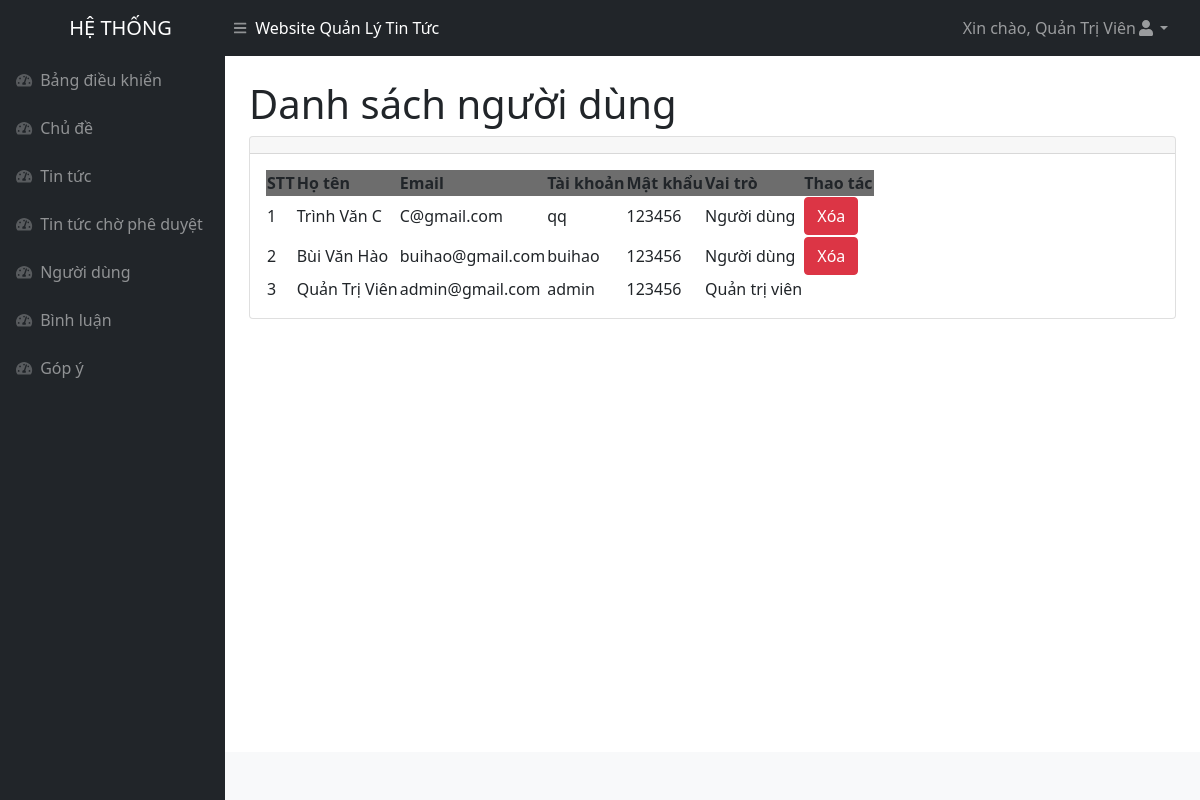
/admin/nguoidung.php (signed in), run on the app's committed database.
### tables this page shows
CREATE TABLE `nguoidung` (
  `id` int(11) NOT NULL,
  `hoten` varchar(250) NOT NULL,
  `email` varchar(250) NOT NULL,
  `taikhoan` varchar(255) NOT NULL,
  `matkhau` varchar(255) NOT NULL,
  `vaitro` int(11) NOT NULL
);

### admin/nguoidung.php (the view, shortened to what this page needs)
<!DOCTYPE html>
<html lang="en">
<head>
<?php include('inc/head.php')?>
</head>
<body class="sb-nav-fixed">
<?php include('inc/header.php')?>
    <div id="layoutSidenav">
    <?php include('inc/menu.php')?>
        <div id="layoutSidenav_content">
            <main>
                <div class="container-fluid px-4">
                    <h1 class="mt-4">Danh sách người dùng</h1>
                    <div class="card mb-4">
                        <div class="card-header">
                        </div>
                        <div class="card-body">
                            <table id="datatablesSimple">
                                <thead>
                                <tr style="background-color : #6D6D6D">
                                        <th>STT</th>
                                        <th>Họ tên</th>
                                        <th>Email</th>
                                        <th>Tài khoản</th>
                                        <th>Mật khẩu</th>
                                        <th>Vai trò</th>
                                        <th>Thao tác</th>
                                    </tr>
                                </thead>
                                <tbody>
                                <?php
                                    $query = "SELECT *
                                    FROM nguoidung
                                    ORDER BY id DESC";
                                    $result = mysqli_query($connect, $query);
                                    $stt = 1;
                                    while ($arUser = mysqli_fetch_array($result, MYSQLI_ASSOC)) {
                                        $idModelDel = "exampleModalDel".$arUser["id"] ;
                                    ?>
                                    <tr>
                                        <td><?php echo $stt ?></td>
                                        <td><?php echo $arUser["hoten"] ?></td>
                                        <td><?php echo $arUser["email"] ?></td>
                                        <td><?php echo $arUser["taikhoan"] ?></td>
                                        <td><?php echo $arUser["matkhau"] ?></td>
                                        <td><?php echo $arUser["vaitro"] == 1 ? "Quản trị viên" : "Người dùng" ?></td>
                                        <td>
                                            <?php if($arUser["vaitro"] == 2){ ?>
                                                <button type="button" class="btn btn-danger" data-bs-toggle="modal"
                                                data-bs-target="#<?php echo $idModelDel ?>">
                                                Xóa
                                            </button>
                                            <?php } ?>
                                        </td>
                                    </tr>
                                    <?php $stt++;} ?>
                                </tbody>
                            </table>
                        </div>
                    </div>
                </div>
            </main>
            <?php include('inc/footer.php')?>
        </div>
    </div>
</body>
</html>

### data on the page
nguoidung: hoten "Trình Văn C", email "C@gmail.com", taikhoan "qq", matkhau "123456", vaitro "Người dùng"
nguoidung: hoten "Bùi Văn Hào", email "buihao@gmail.com", taikhoan "buihao", matkhau "123456", vaitro "Người dùng"
nguoidung: hoten "Quản Trị Viên", email "admin@gmail.com", taikhoan "admin", matkhau "123456", vaitro "Quản trị viên"

### other printed values
$_SESSION['hoten'] "Quản Trị Viên"
